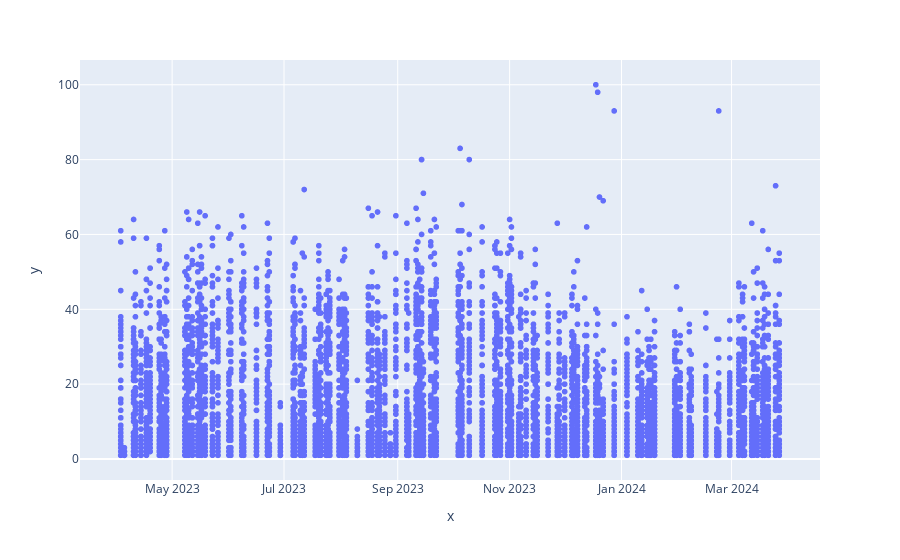

Notebook source saved alongside this figure:
### Code cell
fig = px.scatter(x = temp100low['기준_날짜'], y = temp100low['전체_건수'])

fig.show()

### Figure 1 — Plotly figure (JSON) as saved in the notebook; plotly's stock layout.template omitted (floating-point values rounded to 4 significant figures; data arrays with more than 128 entries replaced by an {"elided": "..."} marker saying what was removed)
{"data": [{"hovertemplate": "x=%{x}<br>y=%{y}<extra></extra>", "legendgroup": "", "marker": {"color": "#636efa", "symbol": "circle"}, "mode": "markers", "name": "", "showlegend": false, "type": "scattergl", "x": {"elided": "6899 str values"}, "xaxis": "x", "y": {"elided": "6899 int values"}, "yaxis": "y"}], "layout": {"legend": {"tracegroupgap": 0}, "margin": {"t": 60}, "xaxis": {"anchor": "y", "domain": [0, 1], "title": {"text": "x"}}, "yaxis": {"anchor": "x", "domain": [0, 1], "title": {"text": "y"}}}}
